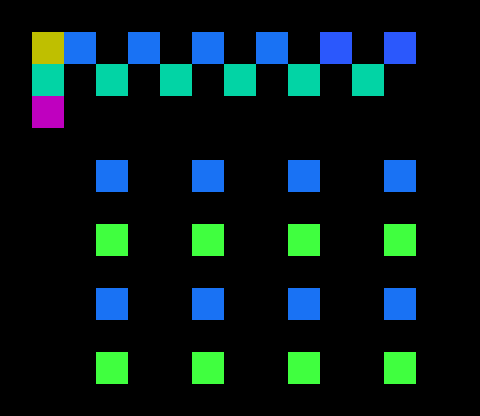

Tiled map render using the project's own tile images. Description and the map definition, with tile-layer contents summarised, below:
An orthogonal 15x13 tile map with 32x32 px tiles, 1 tile layer (tiles) and 30 objects (21x Static, 8x Interactive, Start).

<map version="1.5" tiledversion="1.5.0" orientation="orthogonal" renderorder="right-down" width="15" height="13" tilewidth="32" tileheight="32" infinite="0" nextlayerid="3" nextobjectid="35">
 <properties>
  <property name="Turn Limit" value="500" />
 </properties>
 <tileset firstgid="1" source="../basic.tsx" />
 <layer id="1" name="tiles" width="15" height="13">
  <data>[195 cells, 112 non-empty, 7 distinct tile ids]</data>
 </layer>
 <objectgroup id="2" name="objects">
  <object id="1" name="2" type="Static" gid="22" x="64" y="64" width="32" height="32">
   <properties>
    <property name="Group" type="int" value="2" />
    <property name="Properties" value="blocks vision" />
   </properties>
  </object>
  <object id="2" name="4" type="Static" gid="22" x="128" y="64" width="32" height="32">
   <properties>
    <property name="Group" type="int" value="4" />
    <property name="Properties" value="blocks vision, unpassable" />
   </properties>
  </object>
  <object id="3" name="7" type="Static" gid="22" x="192" y="64" width="32" height="32">
   <properties>
    <property name="Group" type="int" value="7" />
    <property name="Properties" value="blocks vision" />
   </properties>
  </object>
  <object id="4" name="3" type="Static" gid="22" x="256" y="64" width="32" height="32">
   <properties>
    <property name="Group" type="int" value="3" />
    <property name="Properties" value="blocks vision, unpassable" />
   </properties>
  </object>
  <object id="5" name="5" type="Static" gid="22" x="384" y="64" width="32" height="32">
   <properties>
    <property name="Group" type="int" value="5" />
    <property name="Properties" value="blocks vision, unpassable" />
   </properties>
  </object>
  <object id="6" name="Flag" type="Static" gid="37" x="32" y="64" width="32" height="32">
   <properties>
    <property name="Group" type="int" value="12" />
    <property name="Properties" value="win" />
   </properties>
  </object>
  <object id="7" name="2" type="Static" gid="22" x="96" y="192" width="32" height="32">
   <properties>
    <property name="Group" type="int" value="2" />
    <property name="Properties" value="blocks vision" />
   </properties>
  </object>
  <object id="8" name="4" type="Static" gid="22" x="288" y="192" width="32" height="32">
   <properties>
    <property name="Group" type="int" value="4" />
    <property name="Properties" value="blocks vision, unpassable" />
   </properties>
  </object>
  <object id="9" name="3" type="Static" gid="22" x="192" y="192" width="32" height="32">
   <properties>
    <property name="Group" type="int" value="3" />
    <property name="Properties" value="blocks vision, unpassable" />
   </properties>
  </object>
  <object id="10" name="5" type="Static" gid="22" x="384" y="192" width="32" height="32">
   <properties>
    <property name="Group" type="int" value="5" />
    <property name="Properties" value="blocks vision, unpassable" />
   </properties>
  </object>
  <object id="11" name="7" type="Static" gid="22" x="192" y="320" width="32" height="32">
   <properties>
    <property name="Group" type="int" value="7" />
    <property name="Properties" value="blocks vision" />
   </properties>
  </object>
  <object id="12" name="6" type="Static" gid="22" x="96" y="320" width="32" height="32">
   <properties>
    <property name="Group" type="int" value="6" />
    <property name="Properties" value="blocks vision, kills" />
   </properties>
  </object>
  <object id="13" name="8" type="Static" gid="22" x="288" y="320" width="32" height="32">
   <properties>
    <property name="Group" type="int" value="8" />
    <property name="Properties" value="blocks vision, kills" />
   </properties>
  </object>
  <object id="14" name="9" type="Static" gid="22" x="384" y="320" width="32" height="32">
   <properties>
    <property name="Group" type="int" value="9" />
    <property name="Properties" value="blocks vision, unpassable" />
   </properties>
  </object>
  <object id="15" name="Start" type="Start" gid="17" x="32" y="128" width="32" height="32" />
  <object id="19" name="glass" type="Static" gid="28" x="32" y="96" width="32" height="32">
   <properties>
    <property name="Group" type="int" value="11" />
    <property name="Properties" value="unpassable" />
   </properties>
  </object>
  <object id="20" name="glass" type="Static" gid="28" x="96" y="96" width="32" height="32">
   <properties>
    <property name="Group" type="int" value="11" />
    <property name="Properties" value="unpassable" />
   </properties>
  </object>
  <object id="21" name="glass" type="Static" gid="28" x="160" y="96" width="32" height="32">
   <properties>
    <property name="Group" type="int" value="11" />
    <property name="Properties" value="unpassable" />
   </properties>
  </object>
  <object id="22" name="glass" type="Static" gid="28" x="224" y="96" width="32" height="32">
   <properties>
    <property name="Group" type="int" value="11" />
    <property name="Properties" value="unpassable" />
   </properties>
  </object>
  <object id="23" name="toggle 'unpassable' to 2" type="Interactive" gid="32" x="96" y="256" width="32" height="32">
   <properties>
    <property name="Group" type="int" value="15" />
    <property name="Transform group" type="int" value="2" />
    <property name="toggle property" value="unpassable" />
   </properties>
  </object>
  <object id="25" name="toggle 'unpassable' to 3" type="Interactive" gid="32" x="192" y="256" width="32" height="32">
   <properties>
    <property name="Group" type="int" value="15" />
    <property name="Transform group" type="int" value="3" />
    <property name="toggle property" value="unpassable" />
   </properties>
  </object>
  <object id="26" name="toggle 'unpassable' to 4" type="Interactive" gid="32" x="288" y="256" width="32" height="32">
   <properties>
    <property name="Group" type="int" value="15" />
    <property name="Transform group" type="int" value="4" />
    <property name="toggle property" value="unpassable" />
   </properties>
  </object>
  <object id="27" name="toggle 'unpassable' to 5" type="Interactive" gid="32" x="384" y="256" width="32" height="32">
   <properties>
    <property name="Group" type="int" value="15" />
    <property name="Transform group" type="int" value="5" />
    <property name="toggle property" value="unpassable" />
   </properties>
  </object>
  <object id="28" name="toggle 'kills' to 6" type="Interactive" gid="32" x="96" y="384" width="32" height="32">
   <properties>
    <property name="Group" type="int" value="15" />
    <property name="Transform group" type="int" value="6" />
    <property name="toggle property" value="kills" />
   </properties>
  </object>
  <object id="29" name="toggle 'unpassable' to 7" type="Interactive" gid="32" x="192" y="384" width="32" height="32">
   <properties>
    <property name="Group" type="int" value="15" />
    <property name="Transform group" type="int" value="7" />
    <property name="toggle property" value="unpassable" />
   </properties>
  </object>
  <object id="30" name="toggle 'kills' to 8" type="Interactive" gid="32" x="288" y="384" width="32" height="32">
   <properties>
    <property name="Group" type="int" value="15" />
    <property name="Transform group" type="int" value="8" />
    <property name="toggle property" value="kills" />
   </properties>
  </object>
  <object id="31" name="toggle 'unpassable' to 9" type="Interactive" gid="32" x="384" y="384" width="32" height="32">
   <properties>
    <property name="Group" type="int" value="15" />
    <property name="Transform group" type="int" value="9" />
    <property name="toggle property" value="unpassable" />
   </properties>
  </object>
  </objectgroup>
</map>
<!-- 3 of 30 objects omitted -->
